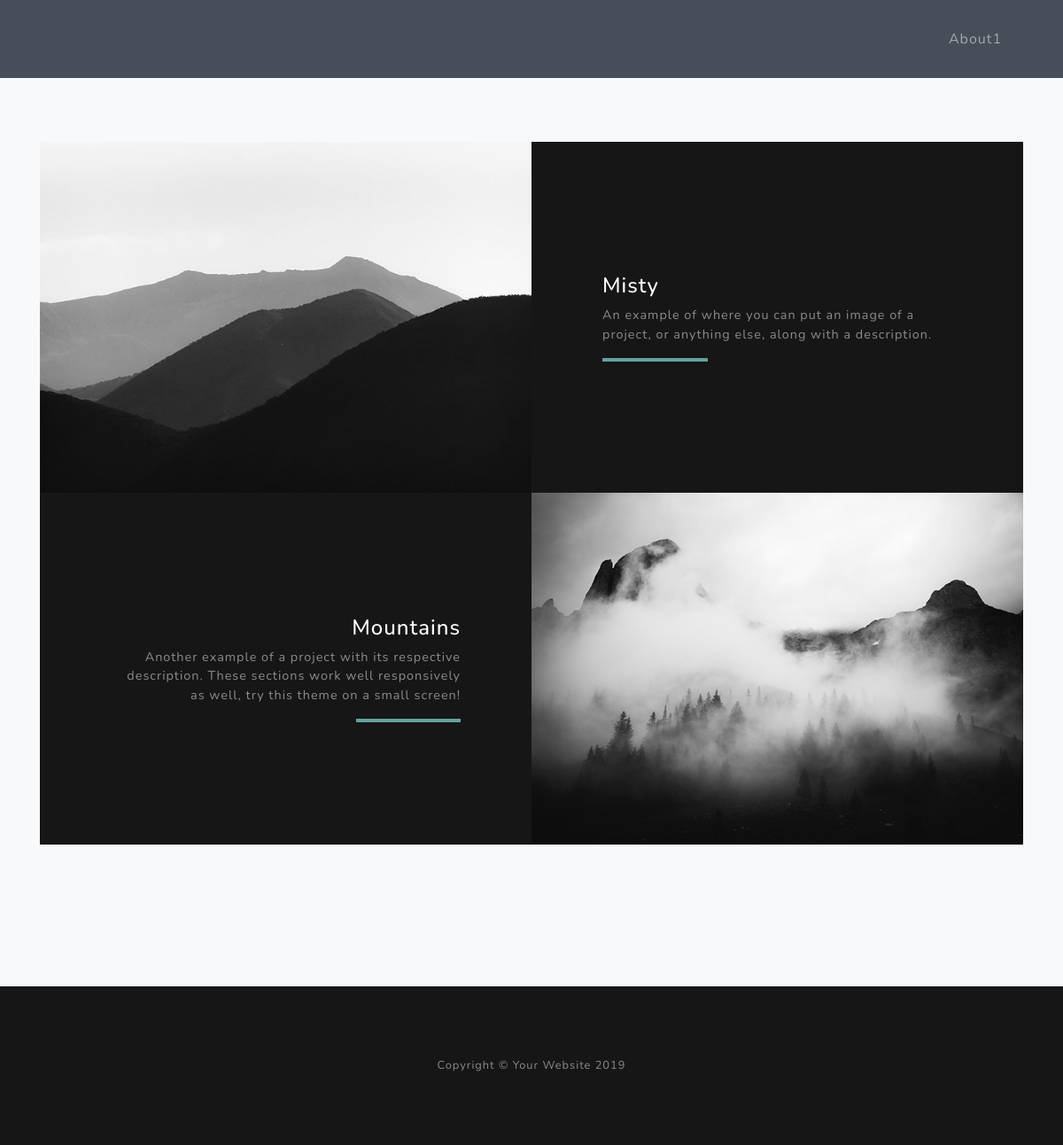
The app's page /events/, older data.
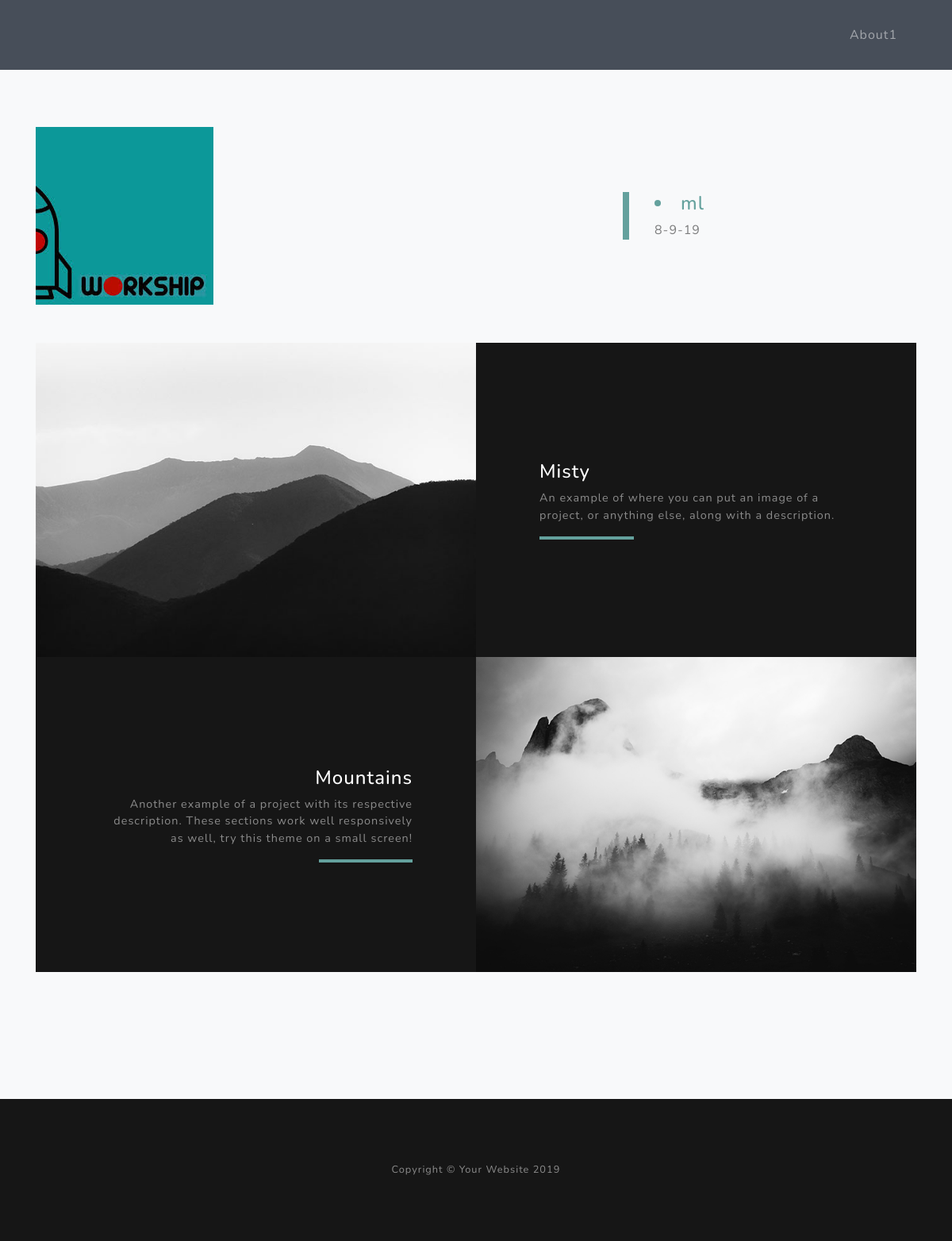
The same page, newer data.
### events/models.py (models this page shows)
class events(models.Model):
    title = models.CharField(max_length=100, null=False,default=None)
    user = models.ForeignKey(User,on_delete=models.CASCADE)
    date = models.CharField(max_length=100, null=False,default=None)
    description =  models.CharField(max_length=2000, null=True,default=None)
    image = models.CharField(max_length=100,null=True,default=None)
    organizer = models.CharField(max_length=100,null=True,default=None)
    department = models.CharField(max_length=100,null=True,default=None)

### events/views.py (the view)
# urls.py: path('', views.index),
def index(request):
	eventlist = events.objects.all()
	print(eventlist)
	return render(request,'eventlist.html',{'eventlist':eventlist})

### events/templates/eventlist.html (shortened to what this page needs)
{%extends "base_template.html" %}
{% load static %}
{% block content %}
  <section id="projects" class="projects-section bg-light">
    <div class="container">
      {% for event in eventlist %}
      <div class="row align-items-center no-gutters mb-4 mb-lg-5">
        <div class="col-xl-8 col-lg-7">
          <img class="img-fluid mb-3 mb-lg-0" src="/media/{{event.image}}" alt="">
        </div>
        <div class="col-xl-4 col-lg-5">
          <div class="featured-text text-center text-lg-left">
            <h4><a href ="{{event.id}}"><li> {{event.title}} </li></a></h4>
            <p class="text-black-50 mb-0">{{event.date}}</p>
          </div>
        </div>
      </div>
      {% endfor %}
      <div class="row justify-content-center no-gutters mb-5 mb-lg-0">
        <div class="col-lg-6">
          <img class="img-fluid" src="{% static 'home/img/demo-image-01.jpg' %}" alt="">
        </div>
		<div class="col-lg-6">
          <div class="bg-black text-center h-100 project">
            <div class="d-flex h-100">
              <div class="project-text w-100 my-auto text-center text-lg-left">
                <h4 class="text-white">Misty</h4>
                <p class="mb-0 text-white-50">An example of where you can put an image of a project, or anything else, along with a description.</p>
                <hr class="d-none d-lg-block mb-0 ml-0">
              </div>
            </div>
          </div>
        </div>
      </div>
      <div class="row justify-content-center no-gutters">
        <div class="col-lg-6">
          <img class="img-fluid" src="{% static 'home/img/demo-image-02.jpg' %}" alt="">
        </div>
        <div class="col-lg-6 order-lg-first">
          <div class="bg-black text-center h-100 project">
            <div class="d-flex h-100">
              <div class="project-text w-100 my-auto text-center text-lg-right">
                <h4 class="text-white">Mountains</h4>
                <p class="mb-0 text-white-50">Another example of a project with its respective description. These sections work well responsively as well, try this theme on a small screen!</p>
                <hr class="d-none d-lg-block mb-0 mr-0">
              </div>
            </div>
          </div>
</div>
      </div>
    </div>
  </section>
{% endblock %}

### events/templates/base_template.html (shortened to what this page needs)
{% load static %}
<!DOCTYPE html>
<html lang="en">
<head>
  <link href="{% static 'home/vendor/bootstrap/css/bootstrap.min.css' %}" rel="stylesheet">
  <link href="{% static 'home/vendor/fontawesome-free/css/all.min.css'%}" rel="stylesheet">
  <link href="{% static 'home/css/grayscale.min.css'%}" rel="stylesheet">
</head>
<body id="page-top">
  <nav class="navbar navbar-expand-lg navbar-inverse fixed-top" id="mainNav">
    <div class="container">
      <div class="collapse navbar-collapse" id="navbarResponsive">
        <ul class="navbar-nav ml-auto">
          <li class="nav-item">
            <a class="nav-link js-scroll-trigger" href="#about">About1</a>
          </li>
        </ul>
      </div>
    </div>
  </nav>
  {% block content %}
  {% endblock %}
  <footer class="bg-black small text-center text-white-50">
    <div class="container">
      Copyright &copy; Your Website 2019
    </div>
  </footer>
</body>
</html>

### events/templates/base_template.html (style rules this page uses)
#mainNav { background: #474e59; }

Row changes from the older to the newer data that the page shows:
added events: image (picture), title "ml", date "8-9-19"
